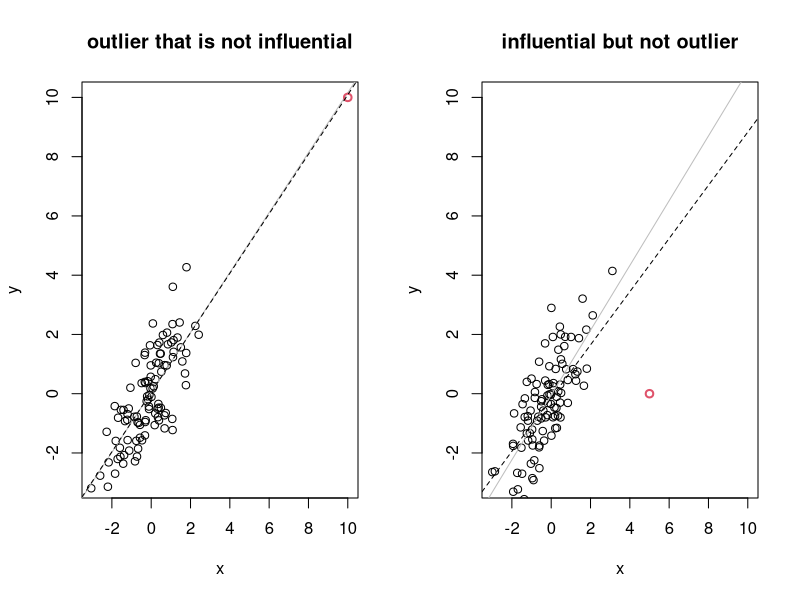

Generate this figure with R:
pdf('Figs/outliersAndInfluentials.pdf')
par(mfrow=c(1,2))
#Outlier that is not influential
x <- rnorm(100)
y <- x + rnorm(100)
plot(x,y, xlim=c(-3,10), ylim=c(-3,10), main='outlier that is not influential')
lm1 <- lm(y~x)
abline(lm1, col='grey')

x[50] <- 10
y[50] <- x[50]
points(x[50], y[50], col=2, lwd=2)
lm2 <- lm(y~x)
abline(lm2, lty=2)

#influential but not outlier
x <- rnorm(100)
y <- x + rnorm(100)
plot(x,y, xlim=c(-3,10), ylim=c(-3,10), main='influential but not outlier')
lm1 <- lm(y~x)
abline(lm1, col='grey')

x[50] <- 5
y[50] <- 0
points(x[50], y[50], col=2, lwd=2)
lm2 <- lm(y~x)
abline(lm2, lty=2)
dev.off()



